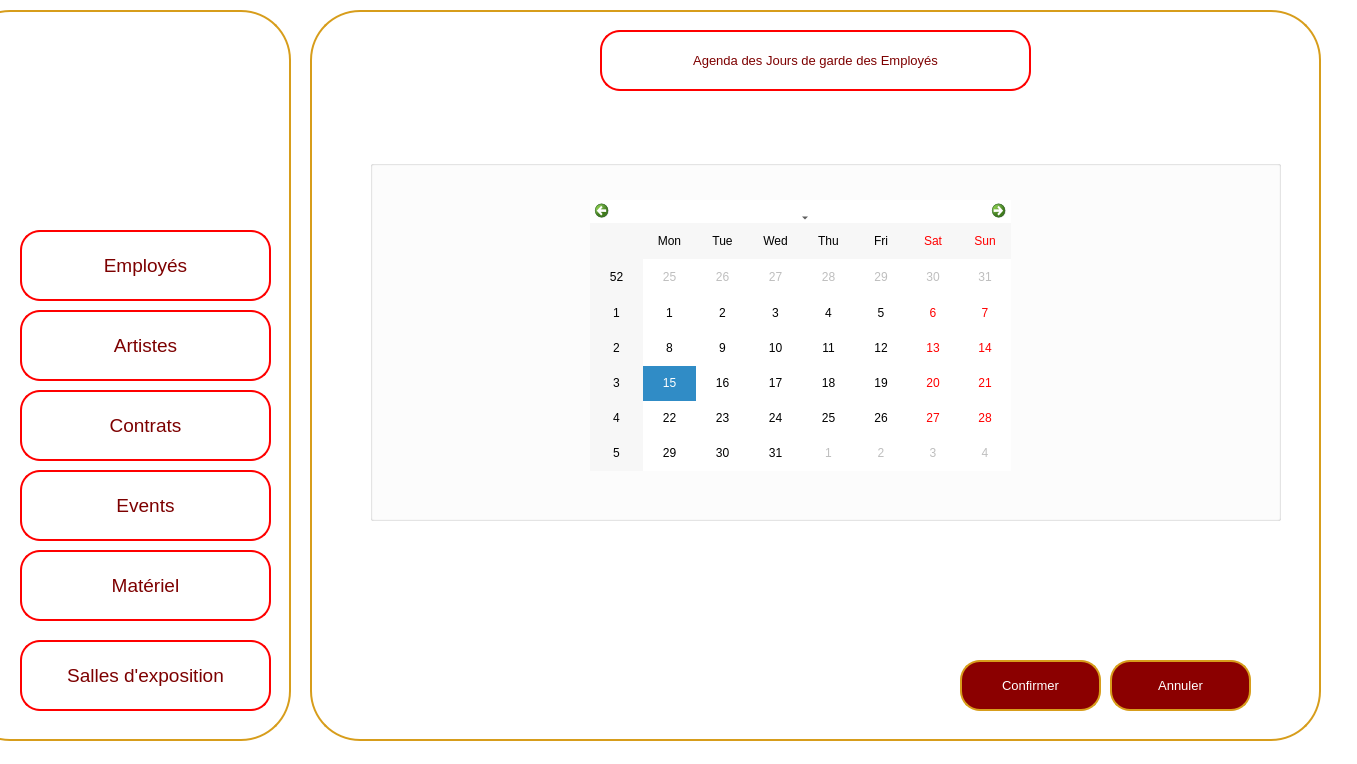
<?xml version="1.0" encoding="UTF-8"?>
<ui version="4.0">
 <class>AgendaPersonnels</class>
 <widget class="QMainWindow" name="AgendaPersonnels">
  <property name="geometry">
   <rect>
    <x>0</x>
    <y>0</y>
    <width>1357</width>
    <height>764</height>
   </rect>
  </property>
  <property name="windowTitle">
   <string>DarZmen</string>
  </property>
  <property name="windowIcon">
   <iconset resource="src.qrc">
    <normaloff>:/src/logo (2).png</normaloff>:/src/logo (2).png</iconset>
  </property>
  <property name="styleSheet">
   <string notr="true">background-color: rgb(255, 255, 255);</string>
  </property>
  <widget class="QWidget" name="centralwidget">
   <widget class="QWidget" name="widget_2" native="true">
    <property name="geometry">
     <rect>
      <x>310</x>
      <y>10</y>
      <width>1011</width>
      <height>731</height>
     </rect>
    </property>
    <property name="font">
     <font>
      <pointsize>10</pointsize>
     </font>
    </property>
    <property name="styleSheet">
     <string notr="true">background-color: rgb(255, 255, 255);</string>
    </property>
    <widget class="QPushButton" name="pushButton_34">
     <property name="geometry">
      <rect>
       <x>0</x>
       <y>0</y>
       <width>1011</width>
       <height>731</height>
      </rect>
     </property>
     <property name="styleSheet">
      <string notr="true">/*QPushButton {
    background-color: white;
    color: darkred;
    border: 2px solid darkred;
    border-radius: 50px; 
    padding: 10px; 
}*/
QPushButton {
    background-color: white;
    color: darkred;
    border: 2px solid rgb(215, 157, 27);
    border-radius: 50px;
    padding: 10px; 
}</string>
     </property>
     <property name="text">
      <string/>
     </property>
    </widget>
    <widget class="QPushButton" name="pushButton_10">
     <property name="geometry">
      <rect>
       <x>290</x>
       <y>20</y>
       <width>431</width>
       <height>61</height>
      </rect>
     </property>
     <property name="font">
      <font>
       <family>MS Shell Dlg 2</family>
       <pointsize>10</pointsize>
       <weight>50</weight>
       <italic>false</italic>
       <bold>false</bold>
      </font>
     </property>
     <property name="styleSheet">
      <string notr="true">QPushButton {
    background-color: white;
    color: rgb(125, 0, 0);
    border: 2px solid rgb(255, 0, 0); 
    border-radius: 20px; 
    padding: 10px; 
    transition: background-color 0.3s, color 0.3s; 
}
QPushButton:hover {
    background-color: rgb(215, 157, 27);
    color: white;
    border: 4px solid rgb(215, 157, 27); 
    outline: none; 
}</string>
     </property>
     <property name="text">
      <string>Agenda des Jours de garde des Employés</string>
     </property>
     <property name="icon">
      <iconset>
       <normaloff>../Downloads/780575.png</normaloff>../Downloads/780575.png</iconset>
     </property>
     <property name="iconSize">
      <size>
       <width>100</width>
       <height>50</height>
      </size>
     </property>
    </widget>
    <widget class="QPushButton" name="pushButton_24">
     <property name="geometry">
      <rect>
       <x>800</x>
       <y>650</y>
       <width>141</width>
       <height>51</height>
      </rect>
     </property>
     <property name="font">
      <font>
       <pointsize>10</pointsize>
      </font>
     </property>
     <property name="styleSheet">
      <string notr="true">QPushButton {
    background-color: darkred;
    color: white;
    border: 2px solid rgb(215, 157, 27);
    border-radius: 20px; 
    padding: 10px; 
}

QPushButton:hover {
    background-color: rgb(215, 157, 27); 
}

QLineEdit {
    border: 2px solid darkred;
    border-radius: 15px; 
    padding: 5px; 
    color: white;
}

QLineEdit:focus {
    border: 2px solid darkred;
    border-radius: 15px; 
    padding: 5px; 
    color: white;
}
</string>
     </property>
     <property name="text">
      <string>Annuler</string>
     </property>
    </widget>
    <widget class="QGroupBox" name="groupBox">
     <property name="geometry">
      <rect>
       <x>60</x>
       <y>150</y>
       <width>911</width>
       <height>361</height>
      </rect>
     </property>
     <property name="title">
      <string/>
     </property>
     <widget class="QCalendarWidget" name="calendarWidget">
      <property name="geometry">
       <rect>
        <x>220</x>
        <y>40</y>
        <width>421</width>
        <height>271</height>
       </rect>
      </property>
     </widget>
    </widget>
    <widget class="QPushButton" name="pushButton_23">
     <property name="geometry">
      <rect>
       <x>650</x>
       <y>650</y>
       <width>141</width>
       <height>51</height>
      </rect>
     </property>
     <property name="font">
      <font>
       <pointsize>10</pointsize>
      </font>
     </property>
     <property name="styleSheet">
      <string notr="true">QPushButton {
    background-color: darkred;
    color: white;
    border: 2px solid rgb(215, 157, 27);
    border-radius: 20px; 
    padding: 10px; 
}

QPushButton:hover {
    background-color: rgb(215, 157, 27); 
}

QLineEdit {
    border: 2px solid darkred;
    border-radius: 15px; 
    padding: 5px; 
    color: white;
}

QLineEdit:focus {
    border: 2px solid darkred;
    border-radius: 15px; 
    padding: 5px; 
    color: white;
}
</string>
     </property>
     <property name="text">
      <string>Confirmer</string>
     </property>
    </widget>
   </widget>
   <widget class="QWidget" name="Menu_widget" native="true">
    <property name="geometry">
     <rect>
      <x>0</x>
      <y>10</y>
      <width>301</width>
      <height>731</height>
     </rect>
    </property>
    <property name="cursor">
     <cursorShape>ArrowCursor</cursorShape>
    </property>
    <property name="styleSheet">
     <string notr="true">background-color: rgb(255, 255, 255);</string>
    </property>
    <widget class="QPushButton" name="border1">
     <property name="geometry">
      <rect>
       <x>-40</x>
       <y>0</y>
       <width>331</width>
       <height>731</height>
      </rect>
     </property>
     <property name="styleSheet">
      <string notr="true">/*QPushButton {
    background-color: white;
    color: darkred;
    border: 2px solid darkred;
    border-radius: 50px; 
    padding: 10px; 
}*/
QPushButton {
    background-color: white;
    color: darkred;
    border: 2px solid rgb(215, 157, 27);
    border-radius: 50px;
    padding: 10px; 
}
</string>
     </property>
     <property name="text">
      <string/>
     </property>
    </widget>
    <widget class="QLabel" name="logo">
     <property name="geometry">
      <rect>
       <x>40</x>
       <y>20</y>
       <width>221</width>
       <height>181</height>
      </rect>
     </property>
     <property name="text">
      <string/>
     </property>
     <property name="pixmap">
      <pixmap resource="src.qrc">:/src/logo (2).png</pixmap>
     </property>
    </widget>
    <widget class="QPushButton" name="matariel">
     <property name="geometry">
      <rect>
       <x>20</x>
       <y>540</y>
       <width>251</width>
       <height>71</height>
      </rect>
     </property>
     <property name="font">
      <font>
       <family>MS Shell Dlg 2</family>
       <pointsize>14</pointsize>
       <weight>50</weight>
       <italic>false</italic>
       <bold>false</bold>
      </font>
     </property>
     <property name="styleSheet">
      <string notr="true">QPushButton {
    background-color: white;
    color: rgb(125, 0, 0);
    border: 2px solid rgb(255, 0, 0); 
    border-radius: 20px; 
    padding: 10px; 
    transition: background-color 0.3s, color 0.3s; 
}
QPushButton:hover {
    background-color: rgb(215, 157, 27);
    color: white;
    border: 4px solid rgb(215, 157, 27); 
    outline: none; 
}</string>
     </property>
     <property name="text">
      <string>Matériel</string>
     </property>
     <property name="icon">
      <iconset>
       <normaloff>../../780575.png</normaloff>../../780575.png</iconset>
     </property>
     <property name="iconSize">
      <size>
       <width>100</width>
       <height>50</height>
      </size>
     </property>
    </widget>
    <widget class="QPushButton" name="salles">
     <property name="geometry">
      <rect>
       <x>20</x>
       <y>630</y>
       <width>251</width>
       <height>71</height>
      </rect>
     </property>
     <property name="font">
      <font>
       <family>MS Shell Dlg 2</family>
       <pointsize>14</pointsize>
       <weight>50</weight>
       <italic>false</italic>
       <bold>false</bold>
      </font>
     </property>
     <property name="styleSheet">
      <string notr="true">QPushButton {
    background-color: white;
    color: rgb(125, 0, 0);
    border: 2px solid rgb(255, 0, 0); 
    border-radius: 20px; 
    padding: 10px; 
    transition: background-color 0.3s, color 0.3s; 
}
QPushButton:hover {
    background-color: rgb(215, 157, 27);
    color: white;
    border: 4px solid rgb(215, 157, 27); 
    outline: none; 
}</string>
     </property>
     <property name="text">
      <string>Salles d'exposition</string>
     </property>
     <property name="icon">
      <iconset>
       <normaloff>../../780575.png</normaloff>../../780575.png</iconset>
     </property>
     <property name="iconSize">
      <size>
       <width>100</width>
       <height>50</height>
      </size>
     </property>
    </widget>
    <widget class="QPushButton" name="employes">
     <property name="geometry">
      <rect>
       <x>20</x>
       <y>220</y>
       <width>251</width>
       <height>71</height>
      </rect>
     </property>
     <property name="font">
      <font>
       <family>MS Shell Dlg 2</family>
       <pointsize>14</pointsize>
       <weight>50</weight>
       <italic>false</italic>
       <bold>false</bold>
      </font>
     </property>
     <property name="styleSheet">
      <string notr="true">QPushButton {
    background-color: white;
    color: rgb(125, 0, 0);
    border: 2px solid rgb(255, 0, 0); 
    border-radius: 20px; 
    padding: 10px; 
    transition: background-color 0.3s, color 0.3s; 
}
QPushButton:hover {
    background-color: rgb(215, 157, 27);
    color: white;
    border: 4px solid rgb(215, 157, 27); 
    outline: none; 
}</string>
     </property>
     <property name="text">
      <string>Employés</string>
     </property>
     <property name="icon">
      <iconset>
       <normaloff>../../780575.png</normaloff>../../780575.png</iconset>
     </property>
     <property name="iconSize">
      <size>
       <width>100</width>
       <height>50</height>
      </size>
     </property>
    </widget>
    <widget class="QPushButton" name="artistes">
     <property name="geometry">
      <rect>
       <x>20</x>
       <y>300</y>
       <width>251</width>
       <height>71</height>
      </rect>
     </property>
     <property name="font">
      <font>
       <family>MS Shell Dlg 2</family>
       <pointsize>14</pointsize>
       <weight>50</weight>
       <italic>false</italic>
       <bold>false</bold>
      </font>
     </property>
     <property name="styleSheet">
      <string notr="true">QPushButton {
    background-color: white;
    color: rgb(125, 0, 0);
    border: 2px solid rgb(255, 0, 0); 
    border-radius: 20px; 
    padding: 10px; 
    transition: background-color 0.3s, color 0.3s; 
}
QPushButton:hover {
    background-color: rgb(215, 157, 27);
    color: white;
    border: 4px solid rgb(215, 157, 27); 
    outline: none; 
}</string>
     </property>
     <property name="text">
      <string>Artistes</string>
     </property>
     <property name="icon">
      <iconset>
       <normaloff>../../780575.png</normaloff>../../780575.png</iconset>
     </property>
     <property name="iconSize">
      <size>
       <width>100</width>
       <height>50</height>
      </size>
     </property>
    </widget>
    <widget class="QPushButton" name="events">
     <property name="geometry">
      <rect>
       <x>20</x>
       <y>460</y>
       <width>251</width>
       <height>71</height>
      </rect>
     </property>
     <property name="font">
      <font>
       <family>MS Shell Dlg 2</family>
       <pointsize>14</pointsize>
       <weight>50</weight>
       <italic>false</italic>
       <bold>false</bold>
      </font>
     </property>
     <property name="styleSheet">
      <string notr="true">QPushButton {
    background-color: white;
    color: rgb(125, 0, 0);
    border: 2px solid rgb(255, 0, 0); 
    border-radius: 20px; 
    padding: 10px; 
    transition: background-color 0.3s, color 0.3s; 
}
QPushButton:hover {
    background-color: rgb(215, 157, 27);
    color: white;
    border: 4px solid rgb(215, 157, 27); 
    outline: none; 
}</string>
     </property>
     <property name="text">
      <string>Events</string>
     </property>
     <property name="icon">
      <iconset>
       <normaloff>../../780575.png</normaloff>../../780575.png</iconset>
     </property>
     <property name="iconSize">
      <size>
       <width>100</width>
       <height>50</height>
      </size>
     </property>
    </widget>
    <widget class="QPushButton" name="contrats">
     <property name="geometry">
      <rect>
       <x>20</x>
       <y>380</y>
       <width>251</width>
       <height>71</height>
      </rect>
     </property>
     <property name="font">
      <font>
       <family>MS Shell Dlg 2</family>
       <pointsize>14</pointsize>
       <weight>50</weight>
       <italic>false</italic>
       <bold>false</bold>
      </font>
     </property>
     <property name="styleSheet">
      <string notr="true">QPushButton {
    background-color: white;
    color: rgb(125, 0, 0);
    border: 2px solid rgb(255, 0, 0); 
    border-radius: 20px; 
    padding: 10px; 
    transition: background-color 0.3s, color 0.3s; 
}
QPushButton:hover {
    background-color: rgb(215, 157, 27);
    color: white;
    border: 4px solid rgb(215, 157, 27); 
    outline: none; 
}</string>
     </property>
     <property name="text">
      <string>Contrats</string>
     </property>
     <property name="icon">
      <iconset>
       <normaloff>../../780575.png</normaloff>../../780575.png</iconset>
     </property>
     <property name="iconSize">
      <size>
       <width>100</width>
       <height>50</height>
      </size>
     </property>
    </widget>
   </widget>
  </widget>
 </widget>
 <resources>
  <include location="src.qrc"/>
 </resources>
 <connections/>
</ui>
